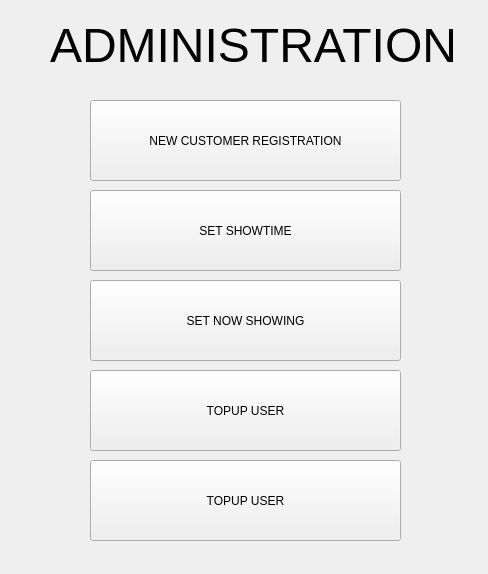
<?xml version="1.0" encoding="UTF-8"?>
<ui version="4.0">
 <class>Admin</class>
 <widget class="QWidget" name="Admin">
  <property name="geometry">
   <rect>
    <x>0</x>
    <y>0</y>
    <width>488</width>
    <height>574</height>
   </rect>
  </property>
  <property name="minimumSize">
   <size>
    <width>488</width>
    <height>482</height>
   </size>
  </property>
  <property name="maximumSize">
   <size>
    <width>488</width>
    <height>1000</height>
   </size>
  </property>
  <property name="windowTitle">
   <string>Form</string>
  </property>
  <widget class="QLabel" name="AdminLbl">
   <property name="geometry">
    <rect>
     <x>50</x>
     <y>0</y>
     <width>431</width>
     <height>91</height>
    </rect>
   </property>
   <property name="font">
    <font>
     <pointsize>36</pointsize>
    </font>
   </property>
   <property name="text">
    <string>ADMINISTRATION</string>
   </property>
  </widget>
  <widget class="QPushButton" name="showtimeButton">
   <property name="geometry">
    <rect>
     <x>90</x>
     <y>190</y>
     <width>311</width>
     <height>81</height>
    </rect>
   </property>
   <property name="text">
    <string>SET SHOWTIME</string>
   </property>
  </widget>
  <widget class="QPushButton" name="movieButton">
   <property name="geometry">
    <rect>
     <x>90</x>
     <y>280</y>
     <width>311</width>
     <height>81</height>
    </rect>
   </property>
   <property name="text">
    <string>SET NOW SHOWING</string>
   </property>
  </widget>
  <widget class="QPushButton" name="topupButton">
   <property name="geometry">
    <rect>
     <x>90</x>
     <y>370</y>
     <width>311</width>
     <height>81</height>
    </rect>
   </property>
   <property name="text">
    <string>TOPUP USER</string>
   </property>
  </widget>
  <widget class="QPushButton" name="regisButton">
   <property name="geometry">
    <rect>
     <x>90</x>
     <y>100</y>
     <width>311</width>
     <height>81</height>
    </rect>
   </property>
   <property name="text">
    <string>NEW CUSTOMER REGISTRATION</string>
   </property>
  </widget>
  <widget class="QLabel" name="label">
   <property name="geometry">
    <rect>
     <x>0</x>
     <y>0</y>
     <width>491</width>
     <height>481</height>
    </rect>
   </property>
   <property name="text">
    <string/>
   </property>
  </widget>
  <widget class="QPushButton" name="logoutButton">
   <property name="geometry">
    <rect>
     <x>90</x>
     <y>460</y>
     <width>311</width>
     <height>81</height>
    </rect>
   </property>
   <property name="text">
    <string>TOPUP USER</string>
   </property>
  </widget>
  <zorder>label</zorder>
  <zorder>AdminLbl</zorder>
  <zorder>showtimeButton</zorder>
  <zorder>movieButton</zorder>
  <zorder>topupButton</zorder>
  <zorder>regisButton</zorder>
  <zorder>logoutButton</zorder>
 </widget>
 <resources/>
 <connections/>
</ui>
